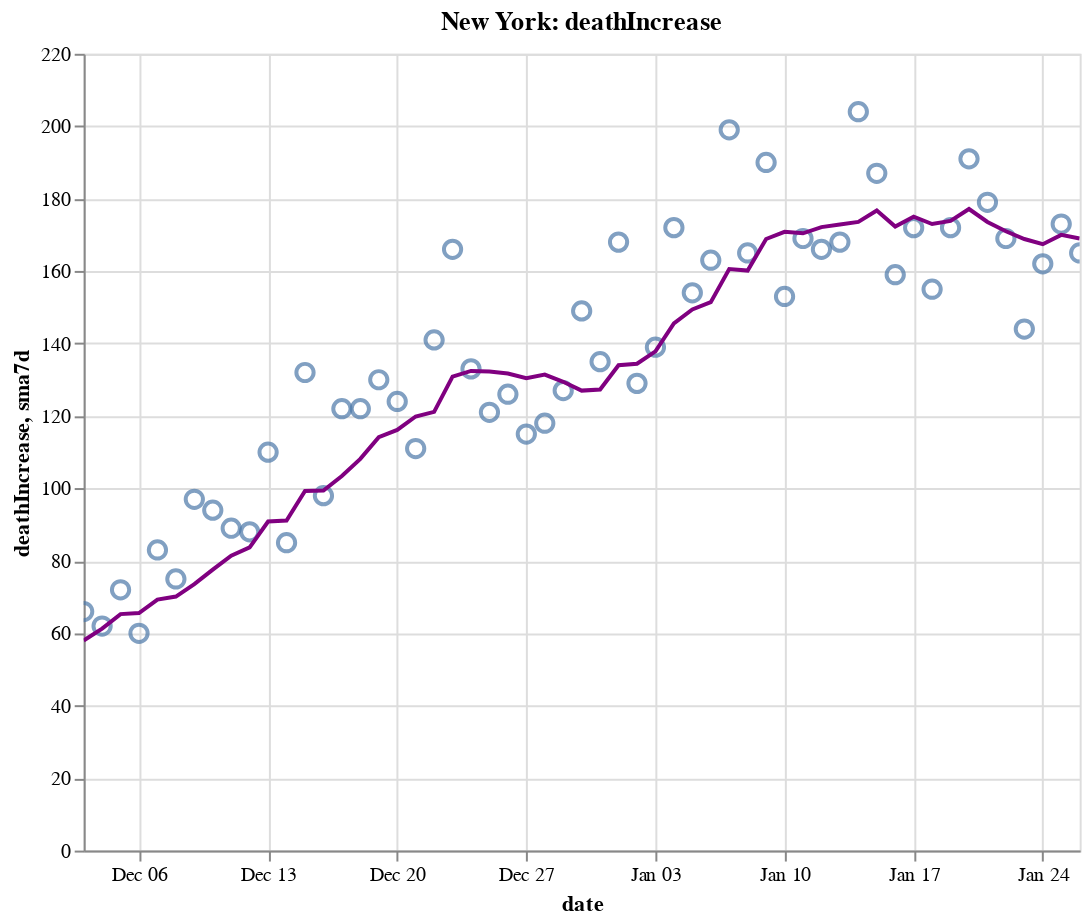

Here is the notebook cell this chart was saved with:
### Code cell
create_plot(ny, 'deathIncrease')

### Figure 1 — Vega-Lite specification as saved in the notebook (floating-point values rounded to 4 significant figures)
{"config": {"view": {"continuousWidth": 400, "continuousHeight": 300}}, "layer": [{"layer": [{"mark": {"type": "point", "size": 75}, "encoding": {"tooltip": [{"type": "temporal", "field": "date"}, {"type": "quantitative", "field": "deathIncrease"}, {"type": "quantitative", "field": "sma7d"}], "x": {"type": "temporal", "field": "date"}, "y": {"type": "quantitative", "field": "deathIncrease"}}, "selection": {"selector012": {"type": "interval", "bind": "scales", "encodings": ["x", "y"]}}}, {"mark": {"type": "line", "color": "purple"}, "encoding": {"x": {"type": "temporal", "field": "date"}, "y": {"type": "quantitative", "field": "sma7d"}}}]}, {"mark": {"type": "rule", "color": "#aaa"}, "encoding": {"x": {"type": "temporal", "field": "date"}}, "transform": [{"filter": {"selection": "selector011"}}]}, {"mark": "circle", "encoding": {"opacity": {"condition": {"value": 1, "selection": "selector011"}, "value": 0}, "tooltip": [{"type": "temporal", "field": "date"}, {"type": "quantitative", "field": "deathIncrease"}, {"type": "quantitative", "field": "sma7d"}], "x": {"type": "temporal", "field": "date"}, "y": {"type": "quantitative", "field": "deathIncrease"}}, "selection": {"selector011": {"type": "single", "encodings": ["x"], "on": "mouseover", "nearest": true, "empty": "none"}}}, {"mark": {"type": "text", "align": "left", "dx": 5, "dy": -5, "stroke": "white", "strokeWidth": 2}, "encoding": {"text": {"type": "quantitative", "field": "deathIncrease"}, "tooltip": [{"type": "temporal", "field": "date"}, {"type": "quantitative", "field": "deathIncrease"}, {"type": "quantitative", "field": "sma7d"}], "x": {"type": "temporal", "field": "date"}, "y": {"type": "quantitative", "field": "deathIncrease"}}, "transform": [{"filter": {"selection": "selector011"}}]}, {"mark": {"type": "text", "align": "left", "dx": 5, "dy": -5}, "encoding": {"text": {"type": "quantitative", "field": "deathIncrease"}, "tooltip": [{"type": "temporal", "field": "date"}, {"type": "quantitative", "field": "deathIncrease"}, {"type": "quantitative", "field": "sma7d"}], "x": {"type": "temporal", "field": "date"}, "y": {"type": "quantitative", "field": "deathIncrease"}}, "transform": [{"filter": {"selection": "selector011"}}]}], "data": {"name": "data-b1d76415d3c86c2383c2d5e4c463752f"}, "height": 400, "title": "New York: deathIncrease", "width": 500, "$schema": "https://vega.github.io/schema/vega-lite/v4.8.1.json", "datasets": {"data-b1d76415d3c86c2383c2d5e4c463752f": [{"date": "2020-12-03T00:00:00", "totalTestResultsIncrease": 203400.0, "positiveIncrease": 9855.0, "death": 26960.0, "deathIncrease": 66.0, "positiveRate": 0.048, "state": "New York", "sma7d": 58.0}, {"date": "2020-12-04T00:00:00", "totalTestResultsIncrease": 208300.0, "positiveIncrease": 11270.0, "death": 27020.0, "deathIncrease": 62.0, "positiveRate": 0.054, "state": "New York", "sma7d": 61.29}, {"date": "2020-12-05T00:00:00", "totalTestResultsIncrease": 215400.0, "positiveIncrease": 10760.0, "death": 27090.0, "deathIncrease": 72.0, "positiveRate": 0.05, "state": "New York", "sma7d": 65.29}, {"date": "2020-12-06T00:00:00", "totalTestResultsIncrease": 205800.0, "positiveIncrease": 9702.0, "death": 27150.0, "deathIncrease": 60.0, "positiveRate": 0.047, "state": "New York", "sma7d": 65.57}, {"date": "2020-12-07T00:00:00", "totalTestResultsIncrease": 152300.0, "positiveIncrease": 7302.0, "death": 27230.0, "deathIncrease": 83.0, "positiveRate": 0.048, "state": "New York", "sma7d": 69.29}, {"date": "2020-12-08T00:00:00", "totalTestResultsIncrease": 162500.0, "positiveIncrease": 9335.0, "death": 27310.0, "deathIncrease": 75.0, "positiveRate": 0.057, "state": "New York", "sma7d": 70.14}, {"date": "2020-12-09T00:00:00", "totalTestResultsIncrease": 194600.0, "positiveIncrease": 10600.0, "death": 27400.0, "deathIncrease": 97.0, "positiveRate": 0.054, "state": "New York", "sma7d": 73.57}, {"date": "2020-12-10T00:00:00", "totalTestResultsIncrease": 197400.0, "positiveIncrease": 10180.0, "death": 27500.0, "deathIncrease": 94.0, "positiveRate": 0.052, "state": "New York", "sma7d": 77.57}, {"date": "2020-12-11T00:00:00", "totalTestResultsIncrease": 212700.0, "positiveIncrease": 10600.0, "death": 27590.0, "deathIncrease": 89.0, "positiveRate": 0.05, "state": "New York", "sma7d": 81.43}, {"date": "2020-12-12T00:00:00", "totalTestResultsIncrease": 242900.0, "positiveIncrease": 11130.0, "death": 27680.0, "deathIncrease": 88.0, "positiveRate": 0.046, "state": "New York", "sma7d": 83.71}, {"date": "2020-12-13T00:00:00", "totalTestResultsIncrease": 205200.0, "positiveIncrease": 10190.0, "death": 27780.0, "deathIncrease": 110.0, "positiveRate": 0.05, "state": "New York", "sma7d": 90.86}, {"date": "2020-12-14T00:00:00", "totalTestResultsIncrease": 159800.0, "positiveIncrease": 9044.0, "death": 27870.0, "deathIncrease": 85.0, "positiveRate": 0.057, "state": "New York", "sma7d": 91.14}, {"date": "2020-12-15T00:00:00", "totalTestResultsIncrease": 194200.0, "positiveIncrease": 10350.0, "death": 28000.0, "deathIncrease": 132.0, "positiveRate": 0.053, "state": "New York", "sma7d": 99.29}, {"date": "2020-12-16T00:00:00", "totalTestResultsIncrease": 160900.0, "positiveIncrease": 9998.0, "death": 28100.0, "deathIncrease": 98.0, "positiveRate": 0.062, "state": "New York", "sma7d": 99.43}, {"date": "2020-12-17T00:00:00", "totalTestResultsIncrease": 202800.0, "positiveIncrease": 10910.0, "death": 28220.0, "deathIncrease": 122.0, "positiveRate": 0.054, "state": "New York", "sma7d": 103.4}, {"date": "2020-12-18T00:00:00", "totalTestResultsIncrease": 249400.0, "positiveIncrease": 12700.0, "death": 28340.0, "deathIncrease": 122.0, "positiveRate": 0.051, "state": "New York", "sma7d": 108.1}, {"date": "2020-12-19T00:00:00", "totalTestResultsIncrease": 191500.0, "positiveIncrease": 9919.0, "death": 28470.0, "deathIncrease": 130.0, "positiveRate": 0.052, "state": "New York", "sma7d": 114.1}, {"date": "2020-12-20T00:00:00", "totalTestResultsIncrease": 197300.0, "positiveIncrease": 9957.0, "death": 28600.0, "deathIncrease": 124.0, "positiveRate": 0.05, "state": "New York", "sma7d": 116.1}, {"date": "2020-12-21T00:00:00", "totalTestResultsIncrease": 156500.0, "positiveIncrease": 9007.0, "death": 28710.0, "deathIncrease": 111.0, "positiveRate": 0.058, "state": "New York", "sma7d": 119.9}, {"date": "2020-12-22T00:00:00", "totalTestResultsIncrease": 164900.0, "positiveIncrease": 9716.0, "death": 28850.0, "deathIncrease": 141.0, "positiveRate": 0.059, "state": "New York", "sma7d": 121.1}, {"date": "2020-12-23T00:00:00", "totalTestResultsIncrease": 204400.0, "positiveIncrease": 11940.0, "death": 29020.0, "deathIncrease": 166.0, "positiveRate": 0.058, "state": "New York", "sma7d": 130.9}, {"date": "2020-12-24T00:00:00", "totalTestResultsIncrease": 226300.0, "positiveIncrease": 12570.0, "death": 29150.0, "deathIncrease": 133.0, "positiveRate": 0.056, "state": "New York", "sma7d": 132.4}, {"date": "2020-12-25T00:00:00", "totalTestResultsIncrease": 226600.0, "positiveIncrease": 12450.0, "death": 29270.0, "deathIncrease": 121.0, "positiveRate": 0.055, "state": "New York", "sma7d": 132.3}, {"date": "2020-12-26T00:00:00", "totalTestResultsIncrease": 201400.0, "positiveIncrease": 10810.0, "death": 29400.0, "deathIncrease": 126.0, "positiveRate": 0.054, "state": "New York", "sma7d": 131.7}, {"date": "2020-12-27T00:00:00", "totalTestResultsIncrease": 130300.0, "positiveIncrease": 7623.0, "death": 29510.0, "deathIncrease": 115.0, "positiveRate": 0.059, "state": "New York", "sma7d": 130.4}, {"date": "2020-12-28T00:00:00", "totalTestResultsIncrease": 124900.0, "positiveIncrease": 10410.0, "death": 29630.0, "deathIncrease": 118.0, "positiveRate": 0.083, "state": "New York", "sma7d": 131.4}, {"date": "2020-12-29T00:00:00", "totalTestResultsIncrease": 160200.0, "positiveIncrease": 11440.0, "death": 29760.0, "deathIncrease": 127.0, "positiveRate": 0.071, "state": "New York", "sma7d": 129.4}, {"date": "2020-12-30T00:00:00", "totalTestResultsIncrease": 154900.0, "positiveIncrease": 13420.0, "death": 29900.0, "deathIncrease": 149.0, "positiveRate": 0.087, "state": "New York", "sma7d": 127.0}, {"date": "2020-12-31T00:00:00", "totalTestResultsIncrease": 216600.0, "positiveIncrease": 16800.0, "death": 30040.0, "deathIncrease": 135.0, "positiveRate": 0.078, "state": "New York", "sma7d": 127.3}, {"date": "2021-01-01T00:00:00", "totalTestResultsIncrease": 219300.0, "positiveIncrease": 16500.0, "death": 30210.0, "deathIncrease": 168.0, "positiveRate": 0.075, "state": "New York", "sma7d": 134.0}, {"date": "2021-01-02T00:00:00", "totalTestResultsIncrease": 202400.0, "positiveIncrease": 15070.0, "death": 30340.0, "deathIncrease": 129.0, "positiveRate": 0.074, "state": "New York", "sma7d": 134.4}, {"date": "2021-01-03T00:00:00", "totalTestResultsIncrease": 142300.0, "positiveIncrease": 11370.0, "death": 30480.0, "deathIncrease": 139.0, "positiveRate": 0.08, "state": "New York", "sma7d": 137.9}, {"date": "2021-01-04T00:00:00", "totalTestResultsIncrease": 134400.0, "positiveIncrease": 11210.0, "death": 30650.0, "deathIncrease": 172.0, "positiveRate": 0.083, "state": "New York", "sma7d": 145.6}, {"date": "2021-01-05T00:00:00", "totalTestResultsIncrease": 152400.0, "positiveIncrease": 12670.0, "death": 30800.0, "deathIncrease": 154.0, "positiveRate": 0.083, "state": "New York", "sma7d": 149.4}, {"date": "2021-01-06T00:00:00", "totalTestResultsIncrease": 197800.0, "positiveIncrease": 16650.0, "death": 30960.0, "deathIncrease": 163.0, "positiveRate": 0.084, "state": "New York", "sma7d": 151.4}, {"date": "2021-01-07T00:00:00", "totalTestResultsIncrease": 238600.0, "positiveIncrease": 17640.0, "death": 31160.0, "deathIncrease": 199.0, "positiveRate": 0.074, "state": "New York", "sma7d": 160.6}, {"date": "2021-01-08T00:00:00", "totalTestResultsIncrease": 243900.0, "positiveIncrease": 18830.0, "death": 31330.0, "deathIncrease": 165.0, "positiveRate": 0.077, "state": "New York", "sma7d": 160.1}, {"date": "2021-01-09T00:00:00", "totalTestResultsIncrease": 258000.0, "positiveIncrease": 16940.0, "death": 31520.0, "deathIncrease": 190.0, "positiveRate": 0.066, "state": "New York", "sma7d": 168.9}, {"date": "2021-01-10T00:00:00", "totalTestResultsIncrease": 246800.0, "positiveIncrease": 15360.0, "death": 31670.0, "deathIncrease": 153.0, "positiveRate": 0.062, "state": "New York", "sma7d": 170.9}, {"date": "2021-01-11T00:00:00", "totalTestResultsIncrease": 203900.0, "positiveIncrease": 13710.0, "death": 31840.0, "deathIncrease": 169.0, "positiveRate": 0.067, "state": "New York", "sma7d": 170.4}, {"date": "2021-01-12T00:00:00", "totalTestResultsIncrease": 196700.0, "positiveIncrease": 15210.0, "death": 32010.0, "deathIncrease": 166.0, "positiveRate": 0.077, "state": "New York", "sma7d": 172.1}, {"date": "2021-01-13T00:00:00", "totalTestResultsIncrease": 196900.0, "positiveIncrease": 14580.0, "death": 32180.0, "deathIncrease": 168.0, "positiveRate": 0.074, "state": "New York", "sma7d": 172.9}, {"date": "2021-01-14T00:00:00", "totalTestResultsIncrease": 212600.0, "positiveIncrease": 13660.0, "death": 32380.0, "deathIncrease": 204.0, "positiveRate": 0.064, "state": "New York", "sma7d": 173.6}, {"date": "2021-01-15T00:00:00", "totalTestResultsIncrease": 324700.0, "positiveIncrease": 19940.0, "death": 32570.0, "deathIncrease": 187.0, "positiveRate": 0.061, "state": "New York", "sma7d": 176.7}, {"date": "2021-01-16T00:00:00", "totalTestResultsIncrease": 277300.0, "positiveIncrease": 16000.0, "death": 32720.0, "deathIncrease": 159.0, "positiveRate": 0.058, "state": "New York", "sma7d": 172.3}, {"date": "2021-01-17T00:00:00", "totalTestResultsIncrease": 246500.0, "positiveIncrease": 13840.0, "death": 32900.0, "deathIncrease": 172.0, "positiveRate": 0.056, "state": "New York", "sma7d": 175.0}, {"date": "2021-01-18T00:00:00", "totalTestResultsIncrease": 186200.0, "positiveIncrease": 12180.0, "death": 33050.0, "deathIncrease": 155.0, "positiveRate": 0.065, "state": "New York", "sma7d": 173.0}, {"date": "2021-01-19T00:00:00", "totalTestResultsIncrease": 177300.0, "positiveIncrease": 12510.0, "death": 33220.0, "deathIncrease": 172.0, "positiveRate": 0.071, "state": "New York", "sma7d": 173.9}, {"date": "2021-01-20T00:00:00", "totalTestResultsIncrease": 195400.0, "positiveIncrease": 13360.0, "death": 33420.0, "deathIncrease": 191.0, "positiveRate": 0.068, "state": "New York", "sma7d": 177.1}, {"date": "2021-01-21T00:00:00", "totalTestResultsIncrease": 224600.0, "positiveIncrease": 13890.0, "death": 33590.0, "deathIncrease": 179.0, "positiveRate": 0.062, "state": "New York", "sma7d": 173.6}, {"date": "2021-01-22T00:00:00", "totalTestResultsIncrease": 268000.0, "positiveIncrease": 15140.0, "death": 33760.0, "deathIncrease": 169.0, "positiveRate": 0.057, "state": "New York", "sma7d": 171.0}, {"date": "2021-01-23T00:00:00", "totalTestResultsIncrease": 262100.0, "positiveIncrease": 13790.0, "death": 33910.0, "deathIncrease": 144.0, "positiveRate": 0.053, "state": "New York", "sma7d": 168.9}, {"date": "2021-01-24T00:00:00", "totalTestResultsIncrease": 250000.0, "positiveIncrease": 12720.0, "death": 34070.0, "deathIncrease": 162.0, "positiveRate": 0.051, "state": "New York", "sma7d": 167.4}, {"date": "2021-01-25T00:00:00", "totalTestResultsIncrease": 219500.0, "positiveIncrease": 12000.0, "death": 34240.0, "deathIncrease": 173.0, "positiveRate": 0.055, "state": "New York", "sma7d": 170.0}, {"date": "2021-01-26T00:00:00", "totalTestResultsIncrease": 162900.0, "positiveIncrease": 11060.0, "death": 34410.0, "deathIncrease": 165.0, "positiveRate": 0.068, "state": "New York", "sma7d": 169.0}]}}
